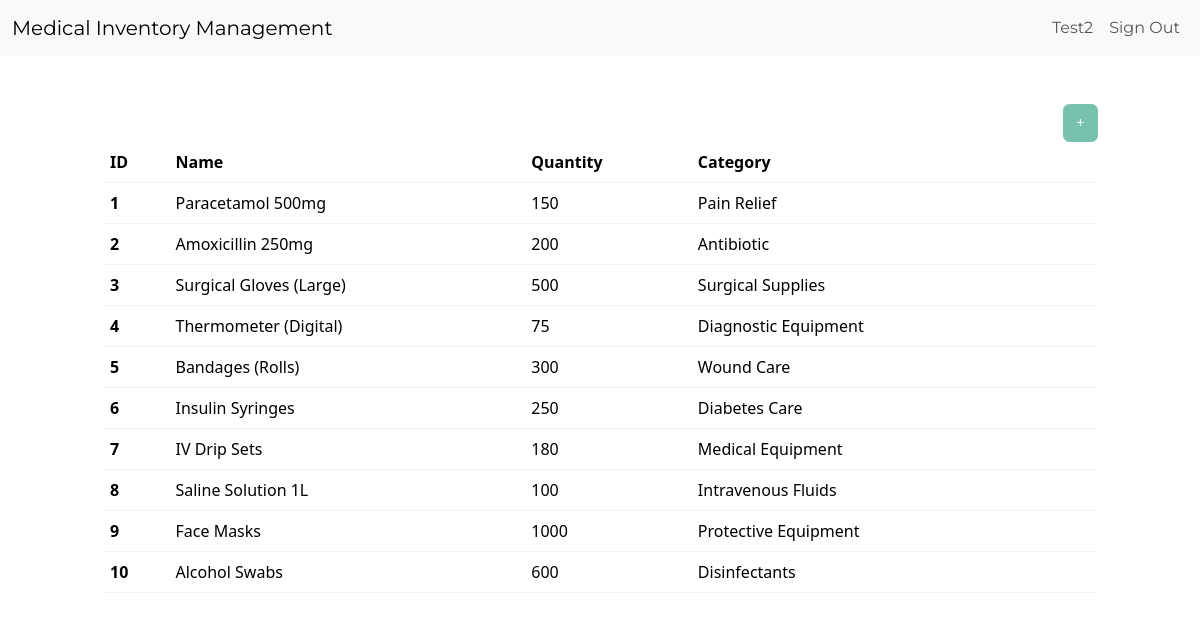
Page /dashboard/ (signed in) on the earlier database version.
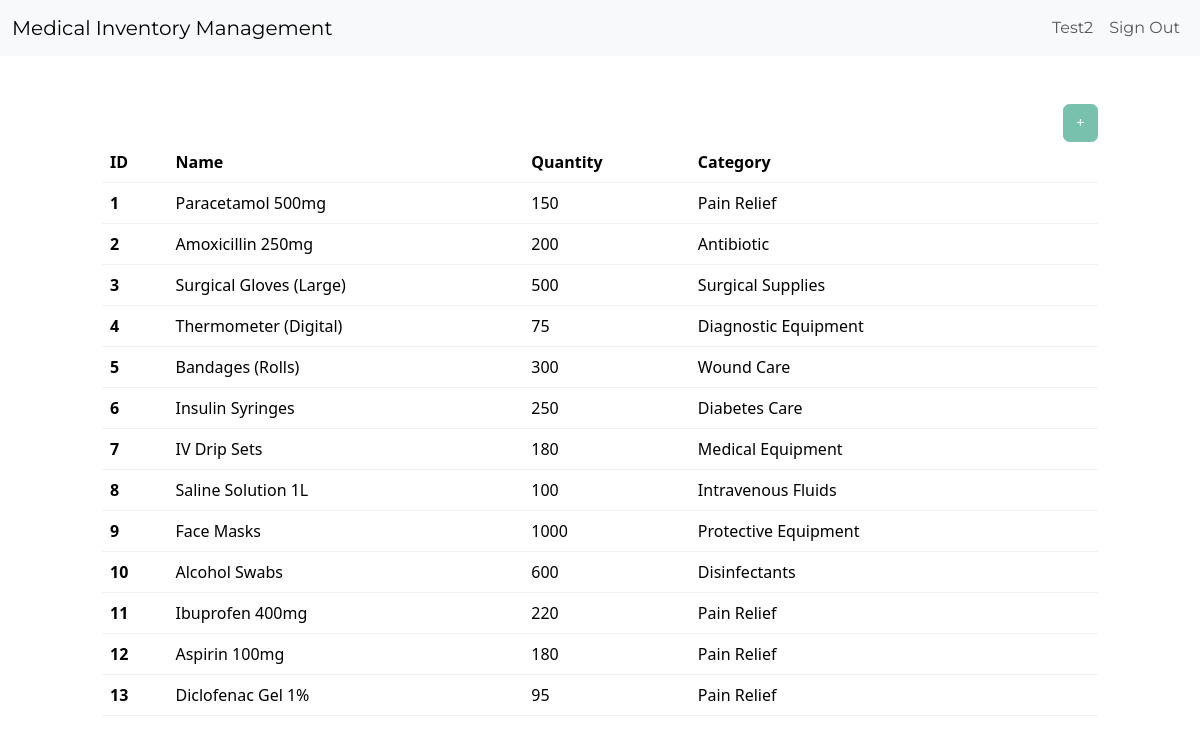
Same page on the later database version.
### medical_inventory/models.py (models this page shows, shortened)
class InventoryItem(models.Model):
    name = models.CharField(max_length=200)
    quantity = models.IntegerField()
    category = models.ForeignKey('Category', on_delete=models.SET_NULL, blank=True, null=True)
    date_created = models.DateTimeField(auto_now_add=True)
    user = models.ForeignKey(User, on_delete=models.CASCADE)

class Category(models.Model):
    name = models.CharField(max_length=200)
    class Meta:
        verbose_name_plural = 'Categories'

### medical_inventory/views.py (the view)
# urls.py: path('dashboard/', Dashboard.as_view(), name='dashboard'),
class Dashboard(LoginRequiredMixin, View):
    def get(self, request):
        items = InventoryItem.objects.filter(user=self.request.user.id).order_by('id')
        return render(request, 'medical_inventory/dashboard.html', {'items': items})

### medical_inventory/templates/medical_inventory/dashboard.html (shortened to what this page needs)
<!DOCTYPE html>
<html lang="en">
<head>
</head>
<body>
  {% extends 'medical_inventory/base.html' %}
  {% block content %}
    <div class="row">
      <div class="col-md-10 col-12 mx-auto mt-5">
        <div class="d-flex justify-content-end">
            <a href="{% url 'add-item' %}" class="btn btn-primary">+</a>
        </div>
          <table class="table table-hover table-stripped">
              <thead>
                <tr>
                    <th scope="col">ID</th>
                    <th scope="col">Name</th>
                    <th scope="col">Quantity</th>
                    <th scope="col">Category</th>
                    <th scope="col"></th>
                    <th scope="col"></th>
                </tr>
              </thead>
              <tbody>
                {% for item in items %}
                <tr>
                    <th scope="row">{{ item.id }}</th>
                    <td>{{ item.name }}</td>
                    <td>{{ item.quantity }}</td>
                    <td>{{ item.category.name }}</td>
                    <td></td>
                    <td></td>
                </tr>
                {% endfor %}
              </tbody>
          </table>
      </div>
    </div>
  {% endblock content %}

### medical_inventory/templates/medical_inventory/base.html (shortened to what this page needs)
<!DOCTYPE html>
<html lang="en">
<head>
    <link href="https://bootswatch.com/5/minty/bootstrap.min.css" rel="stylesheet">
</head>
<body>
    {% include 'medical_inventory/navbar.html' %}
    {% block content %}
    {% endblock content %}
</body>
</html>

### medical_inventory/templates/medical_inventory/navbar.html (shortened to what this page needs)
<!DOCTYPE html>
<html lang="en">
<head>
</head>
<nav class="navbar navbar-expand-lg bg-light">
  <div class="container-fluid">
      <a class="navbar-brand" href="{% url 'index' %}">Medical Inventory Management</a>
      <div class="collapse navbar-collapse justify-content-end" id="navbarNav">
          <ul class="navbar-nav">
              {% if user.is_authenticated %}
                <li class="nav-item"><a class="nav-link" href="#">{{ user.username }}</a></li>
                <li class="nav-item"><a class="nav-link" href="{% url 'logout' %}">Sign Out</a></li>
              {% else %}
                <li class="nav-item"><a class="nav-link" href="{% url 'login' %}">Sign In</a></li>
                <li class="nav-item"><a class="nav-link" href="{% url 'signup' %}">Sign Up</a></li>
              {% endif %}
          </ul>
      </div>
  </div>
</nav>
</html>

Differences in the rows shown:
added InventoryItem: id "11", name "Ibuprofen 400mg", quantity "220", category.name "Pain Relief"
added InventoryItem: id "12", name "Aspirin 100mg", quantity "180", category.name "Pain Relief"
added InventoryItem: id "13", name "Diclofenac Gel 1%", quantity "95", category.name "Pain Relief"
